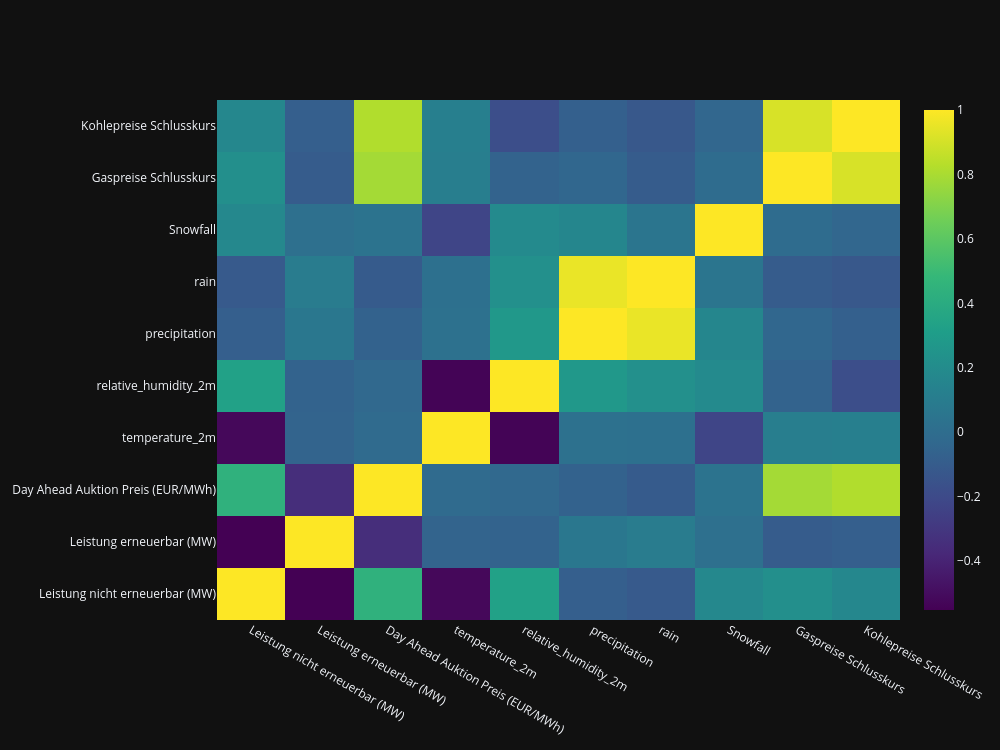

Notebook source saved alongside this figure:
### Code cell
correlation_analyse = sample_df.corr()
display(correlation_analyse)
fig = go.Figure(data=go.Heatmap(z=correlation_analyse.values, x=correlation_analyse.columns, y= correlation_analyse.columns, colorscale='Viridis'))
fig.update_layout(width=1000, height=750)
fig.show()

### Figure 1 — Plotly figure (JSON) as saved in the notebook; plotly's stock layout.template omitted (floating-point values rounded to 4 significant figures)
{"data": [{"colorscale": [[0.0, "#440154"], [0.1111, "#482878"], [0.2222, "#3e4989"], [0.3333, "#31688e"], [0.4444, "#26828e"], [0.5556, "#1f9e89"], [0.6667, "#35b779"], [0.7778, "#6ece58"], [0.8889, "#b5de2b"], [1.0, "#fde725"]], "x": ["Leistung nicht erneuerbar (MW)", "Leistung erneuerbar (MW)", "Day Ahead Auktion Preis (EUR/MWh)", "temperature_2m", "relative_humidity_2m", "precipitation", "rain", "Snowfall", "Gaspreise Schlusskurs", "Kohlepreise Schlusskurs"], "y": ["Leistung nicht erneuerbar (MW)", "Leistung erneuerbar (MW)", "Day Ahead Auktion Preis (EUR/MWh)", "temperature_2m", "relative_humidity_2m", "precipitation", "rain", "Snowfall", "Gaspreise Schlusskurs", "Kohlepreise Schlusskurs"], "z": [[1.0, -0.5516, 0.4417, -0.5215, 0.3336, -0.0821, -0.1139, 0.1728, 0.215, 0.1698], [-0.5516, 1.0, -0.35, -0.05777, -0.06441, 0.06817, 0.09729, 0.01624, -0.103, -0.08497], [0.4417, -0.35, 1.0, -0.01311, -0.0271, -0.06648, -0.1062, 0.0387, 0.7864, 0.8182], [-0.5215, -0.05777, -0.01311, 1.0, -0.5399, 0.02779, 0.02066, -0.2298, 0.1116, 0.1177], [0.3336, -0.06441, -0.0271, -0.5399, 1.0, 0.2718, 0.2233, 0.186, -0.06155, -0.1782], [-0.0821, 0.06817, -0.06648, 0.02779, 0.2718, 1.0, 0.9555, 0.1644, -0.03923, -0.07953], [-0.1139, 0.09729, -0.1062, 0.02066, 0.2233, 0.9555, 1.0, 0.05481, -0.09994, -0.1252], [0.1728, 0.01624, 0.0387, -0.2298, 0.186, 0.1644, 0.05481, 1.0, -0.007858, -0.04129], [0.215, -0.103, 0.7864, 0.1116, -0.06155, -0.03923, -0.09994, -0.007858, 1.0, 0.9081], [0.1698, -0.08497, 0.8182, 0.1177, -0.1782, -0.07953, -0.1252, -0.04129, 0.9081, 1.0]], "type": "heatmap"}], "layout": {"width": 1000, "height": 750}}
